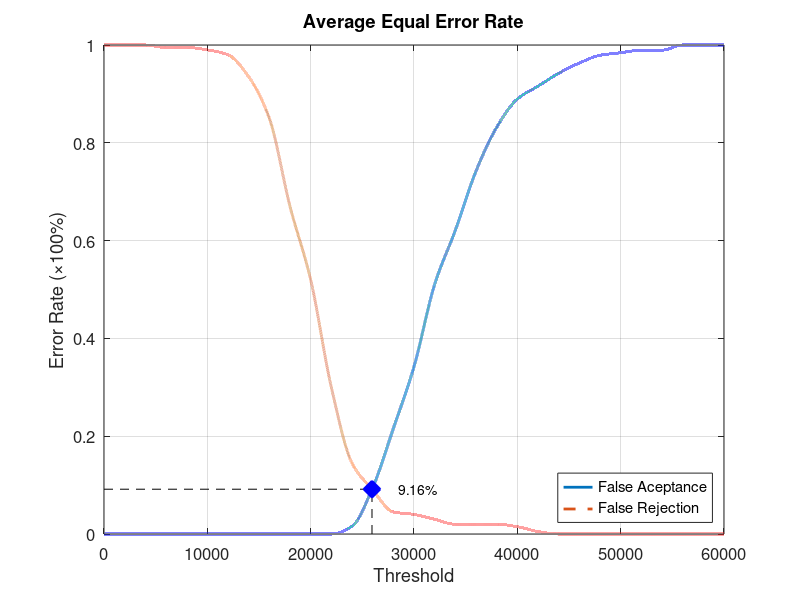
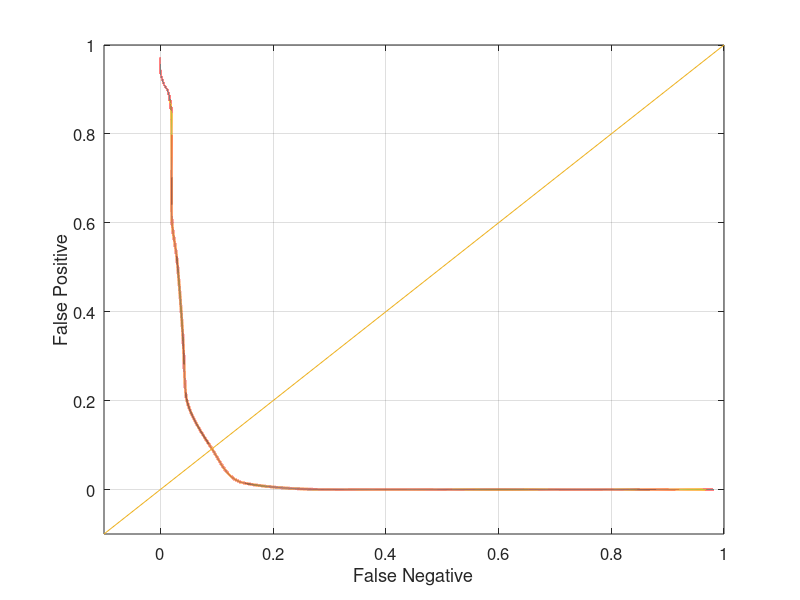

Write MATLAB code to recreate these figures, in order.
function yEER = Database1_1
close all;
clear;
clc;
x = 0:2000:60000;
xq = 0:0.5:60000;

y0 = [0 0 0 0 0 0 0 0 0 0 0 0 0.0157895 0.0947368 0.215789 0.342105 0.510526 0.621053 0.742105 0.831579 0.889474 0.915789 0.942105 0.963158 0.978947 0.984211 0.989474 0.989474 1 1 1];
yy0 = interp1(x, y0, xq, 'pchip');
y1 = [1 1 1 0.995 0.995 0.99 0.98 0.935 0.85 0.67 0.52 0.3 0.145 0.09 0.045 0.04 0.03 0.02 0.02 0.02 0.015 0.005 0 0 0 0 0 0 0 0 0];
yy1 = interp1(x, y1, xq, 'pchip');

% Calculating EER: 
y2 = abs(y0 - y1);
find(y2 == min(y2))
yy2 = abs(yy0 - yy1);
xEER = find(yy2 == min(yy2));
xEERIndex = xq(xEER) % X-axis EER
yEER = yy0(xEER) % Y-axis EER

main = figure
plot(xq, yy0,'-','LineWidth', 2);	hold on
plot(xq, yy1,'--','LineWidth', 2);	hold on
plot([xEERIndex xEERIndex], [0 yEER], 'k--');	hold on
plot([0 xEERIndex], [yEER yEER], 'k--');	hold on
plot(xEERIndex, yEER, 'bx', 'LineWidth', 10);	hold on
text(xEERIndex + 10 * xEERIndex / 100, yEER, [num2str(round((10000 * yEER)) / 100) '%'])
legend('False Aceptance', 'False Rejection', 'Location', 'SouthEast')
xlabel('Threshold')
ylabel('Error Rate (\times100%)')
title('Average Equal Error Rate')
set(gca, 'FontSize', 12)
axis([0 60000 0 1])
grid on

print(main, 'Database1_1Main', '-dpng');
FNRxFPR = figure('Color', [1 1 1]);
plot(yy1, yy0, '-', yy1, yy0, 'LineWidth', 2);
hold on
y = -0.1:0.1:1
plot(y, y); 
set(gca, 'FontSize', 12)
xlabel('False Negative')
ylabel('False Positive')
axis([-0.1 1 -0.1 1])
set(gca, 'FontSize', 12)
grid on

print(FNRxFPR, 'Database1_1FNRxFPR','-dpng');
end
